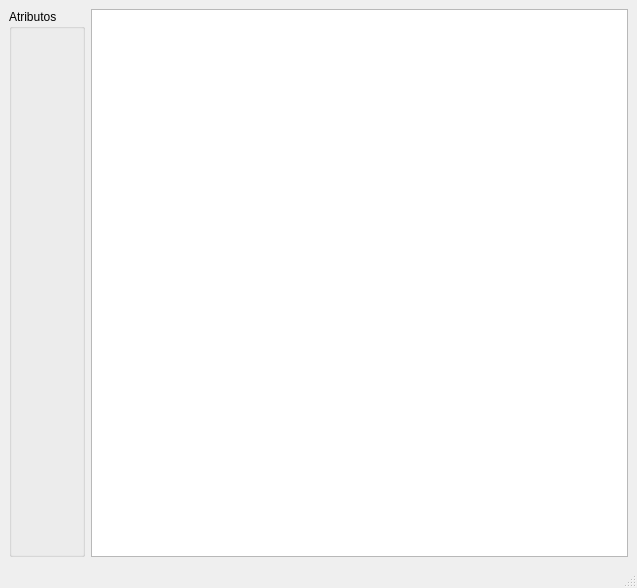
<?xml version="1.0" encoding="UTF-8"?>
<ui version="4.0">
 <class>MainWindow</class>
 <widget class="QMainWindow" name="MainWindow">
  <property name="geometry">
   <rect>
    <x>0</x>
    <y>0</y>
    <width>637</width>
    <height>588</height>
   </rect>
  </property>
  <property name="windowTitle">
   <string>MainWindow</string>
  </property>
  <widget class="QWidget" name="centralwidget">
   <layout class="QGridLayout" name="gridLayout">
    <item row="0" column="0">
     <widget class="QGroupBox" name="groupBox">
      <property name="title">
       <string>Atributos</string>
      </property>
     </widget>
    </item>
    <item row="0" column="1">
     <widget class="QTableWidget" name="tabla"/>
    </item>
   </layout>
  </widget>
  <widget class="QMenuBar" name="menubar">
   <property name="geometry">
    <rect>
     <x>0</x>
     <y>0</y>
     <width>637</width>
     <height>21</height>
    </rect>
   </property>
  </widget>
  <widget class="QStatusBar" name="statusbar"/>
 </widget>
 <resources/>
 <connections/>
</ui>
